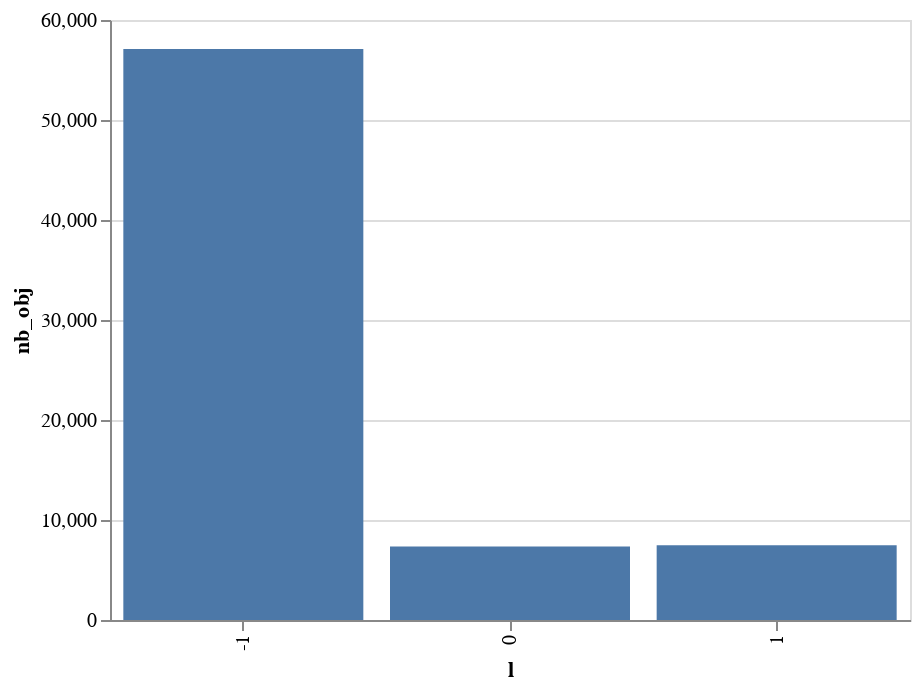

The cell this chart's notebook holds for it:
### Markdown cell above
*Exemple de la non-fiabilité au nibveau de la barrière de péage A63: la quasi totalité des véhicules vus sont des PL, pourant la majorité sont identifiés comme 'inconnu'*

### Code cell
#isoler les passages aux cameras du péage A63
l_13_14=df_3semaines.loc[df_3semaines['camera_id'].isin(['13','14'])]
#l_13_14_groupe=l_13_14.groupby('l').count()['immat'].rename(columns={'immat':'nb_brut'})
l_13_14_groupe_compte=l_13_14.groupby('l').count()#.rename(columns={'immat':'nb_obj'})
l_13_14_groupe_compte['camera_id']=71918
l_13_14_groupe_compte['state']=l_13_14_groupe_compte.apply(lambda x : x['immat']/x['camera_id']*100,axis=1)
l_13_14_groupe_compte=l_13_14_groupe_compte.drop('fiability',axis=1).rename(columns={'immat':'nb_obj','camera_id':'total','state':'pct'}).reset_index()
l_13_14_groupe_compte
graph_l = alt.Chart(l_13_14_groupe_compte).mark_bar().encode(x='l:O',y='nb_obj:Q')
graph_l

### Figure 1 — Vega-Lite specification as saved in the notebook (floating-point values rounded to 4 significant figures)
{"$schema": "https://vega.github.io/schema/vega-lite/v2.6.0.json", "config": {"view": {"height": 300, "width": 400}}, "data": {"name": "data-135a3f52604e748d8050186193c690b9"}, "datasets": {"data-135a3f52604e748d8050186193c690b9": [{"l": -1, "nb_obj": 57092, "pct": 79.38, "total": 71918}, {"l": 0, "nb_obj": 7349, "pct": 10.22, "total": 71918}, {"l": 1, "nb_obj": 7477, "pct": 10.4, "total": 71918}]}, "encoding": {"x": {"field": "l", "type": "ordinal"}, "y": {"field": "nb_obj", "type": "quantitative"}}, "mark": "bar"}
